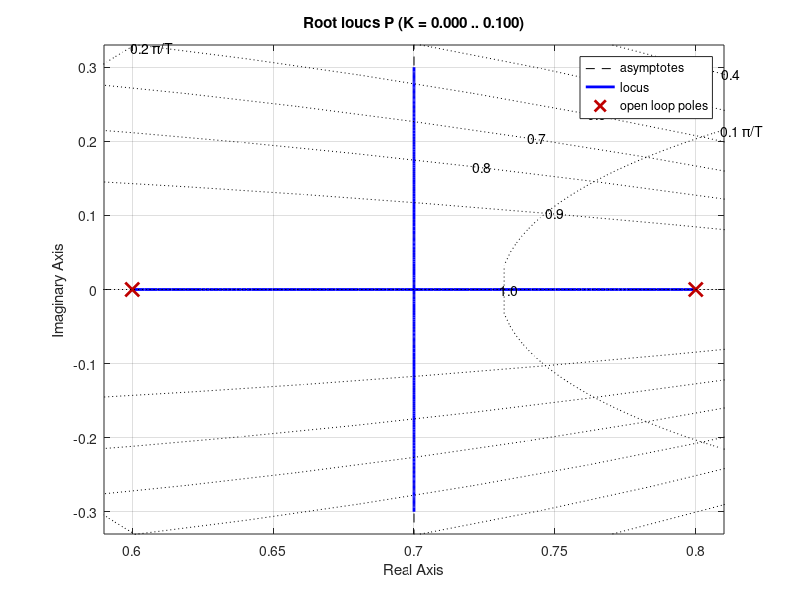

This chart was generated by the following MATLAB code:
%Soru2b, Hande Yildirim, 141201047
%verilen P sistemi icin kok yer egrisini cidiren grafik icin yazılan kod

%P sistemi transfer fonksiyonu cinsinden olusturuldu
P = tf([1],[1 -1.4 0.48],-1)
% Kok yer egrisi rlocus ile cizdirildi. 
rlocus(P)
zgrid
% eksenlerin sinirlari axis ile belirlendi
%axis equal